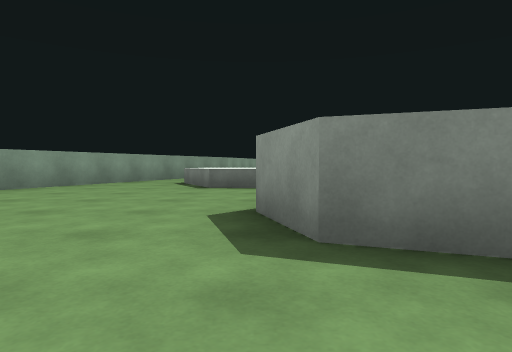
[1] (above)

24 first-person views from a walk through a 3-D level made in the Unity game engine. The camera is 0.4 m above the floor, tilts 2° down and sees 75° across. The floor is counted in squares, 1 m on a side. Each view is taken from the middle of a square. On the plan, view 1 faces up. The plan holds only what a view shows up to about 9 squares ahead; the rest is blank. The place goes on beyond the plan.

[2]
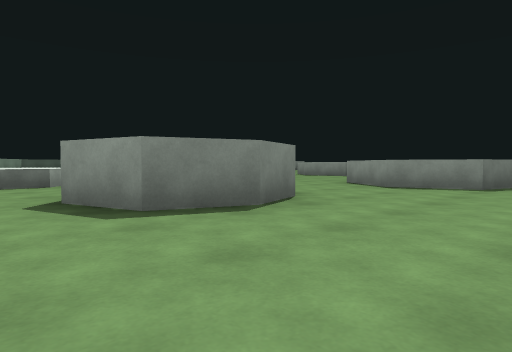

[3]
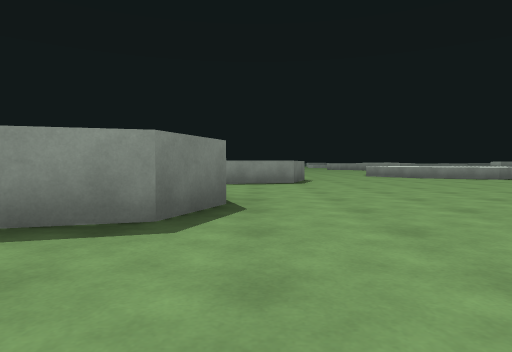

[4]
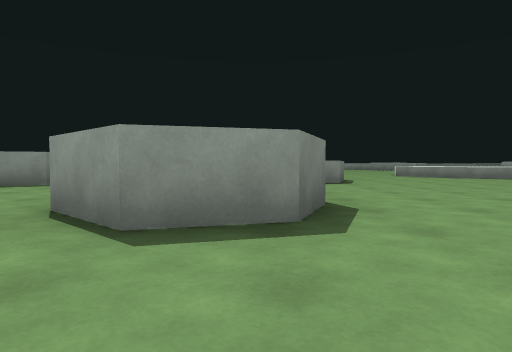

[5]
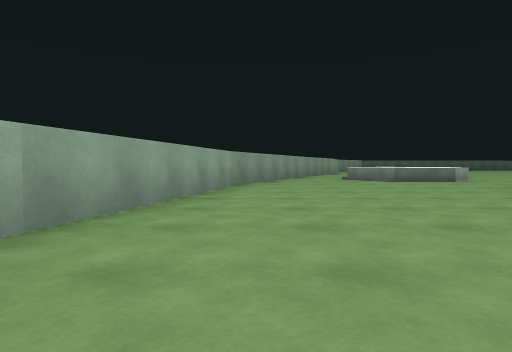

[6]
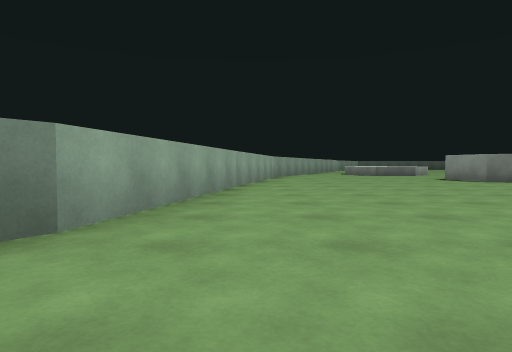

[7]
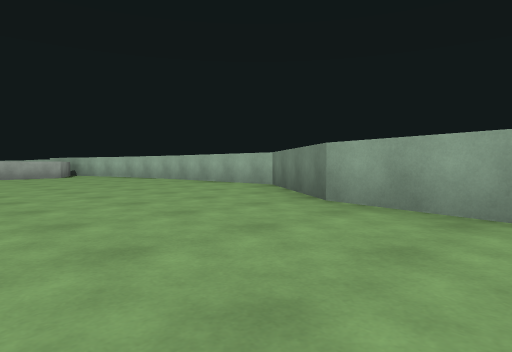

[8]
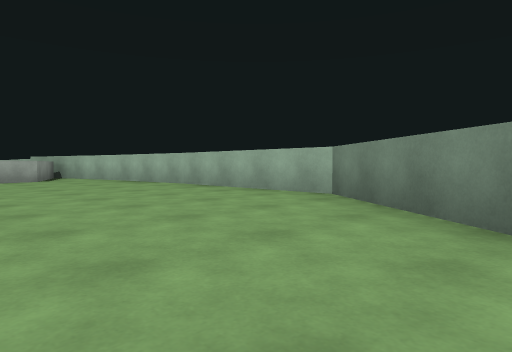

[9]
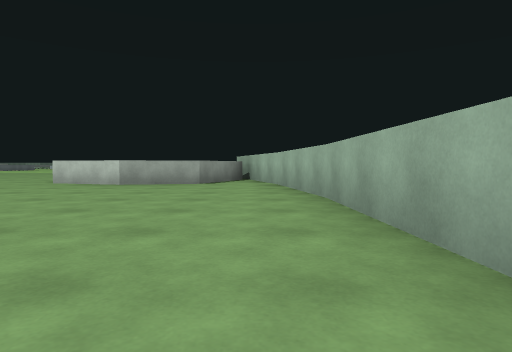

[10]
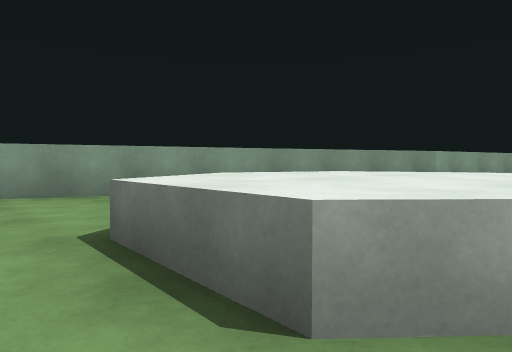

[11]
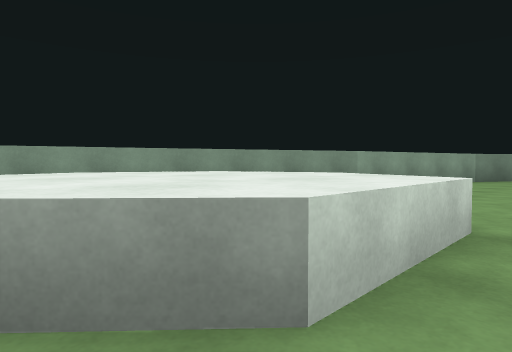

[12]
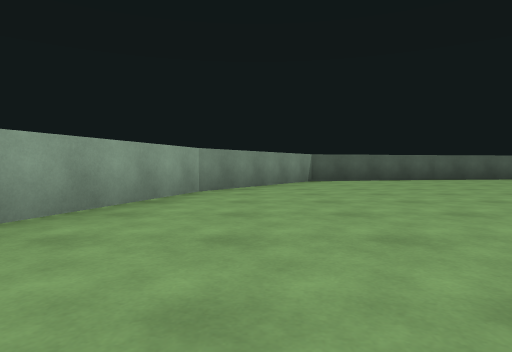

[13]
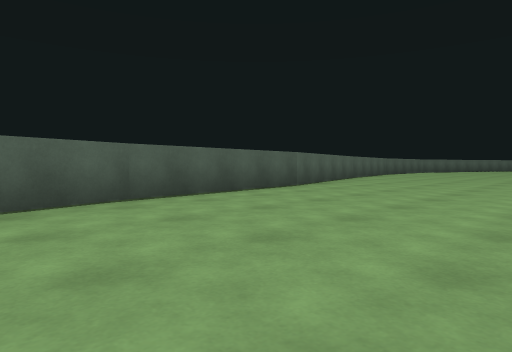

[14]
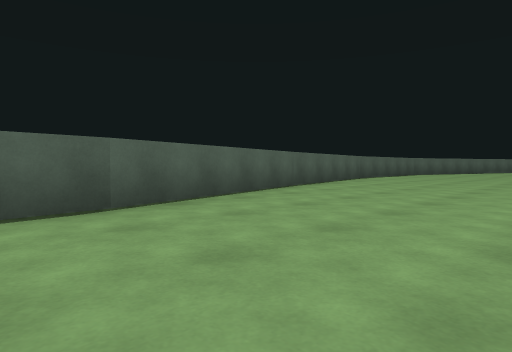

[15]
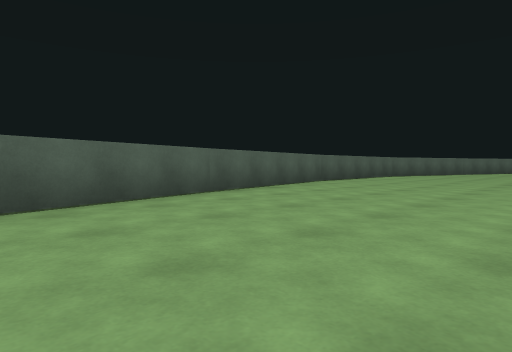

[16]
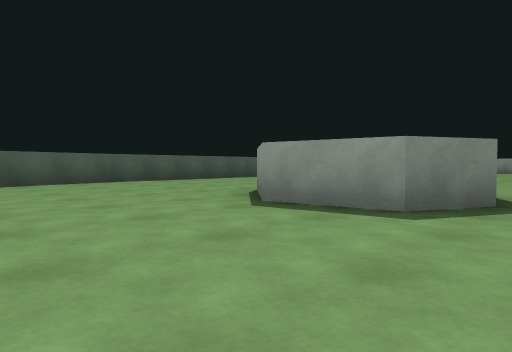

[17]
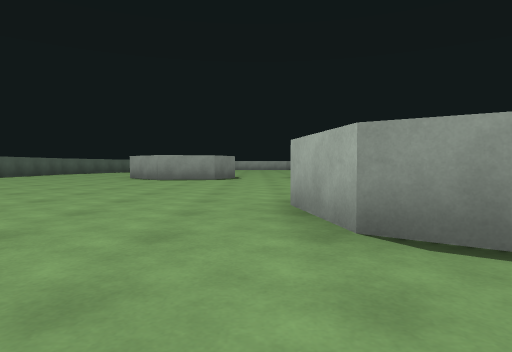

[18]
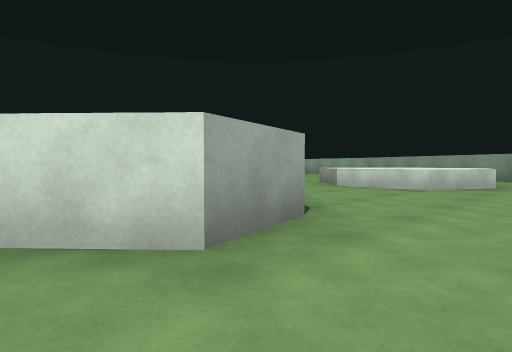

[19]
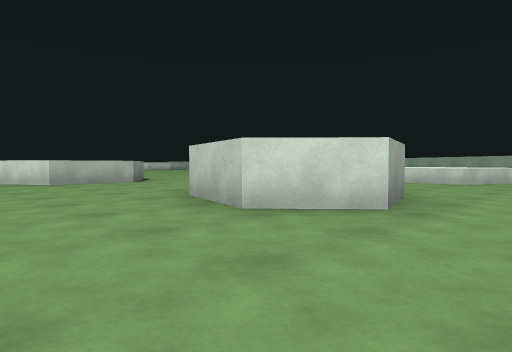

[20]
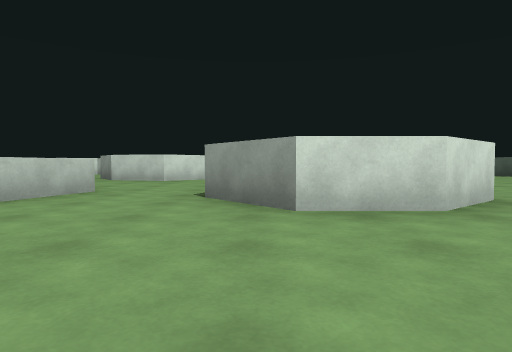

[21]
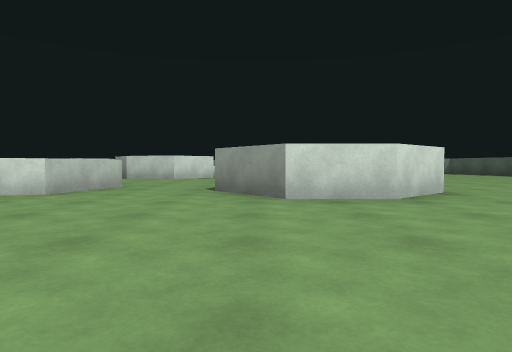

[22]
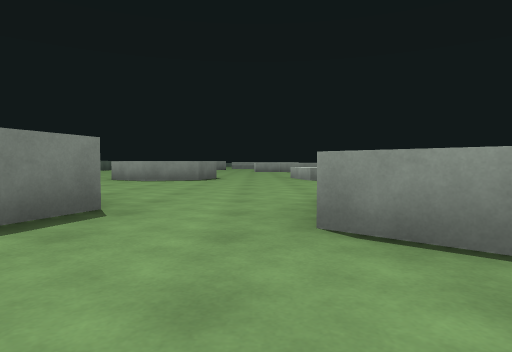

[23]
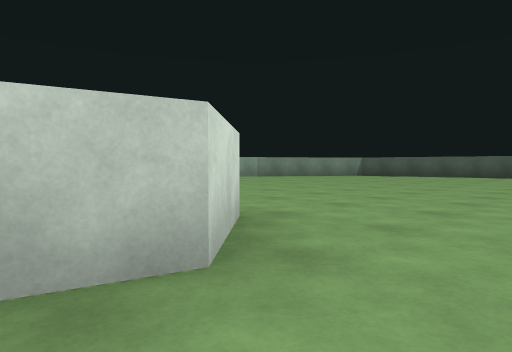

[24]
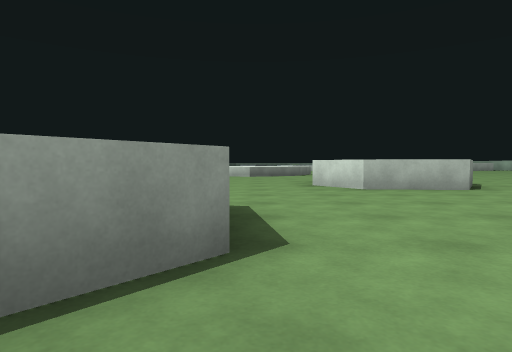

### Floor plan
Key: @ floor where view 1 was taken; # wall or solid block; . floor; ^ raised ledge.
Columns run from 8 left of view 1 to 17 right of it. Each row starts with its distance up from view 1.
 21                       ####
 20                  #####....
 19            #######........
 18          ###..............
 17          #................
 16         ##...............#
 15         #................#
 14        #........ ........#
 13        #..................
 12        #........ .##......
 11       # ......... ###...^^
 10       #  .........##.....^
  9      #..^.................
  8      #.^^^...##...........
  7     #..^^^..###...^^.....^
  6     #..^^^...##..^  ^   ^
  5    ##.......  ....
  4    #.......  .....
  3    #.....#  ......
  2    #.....##..^^^..
  1   ##.........^  ^.
  0   #.....@.....^ ..
 -1   #...............
 -2   #....  .......
 -3   #....    .....
 -4  #....      ....
 -5 ##....        .^
 -6 #.....         ^
 -7 #....
 -8 #....
 -9 #....
-10 #....
-11 #.....
-12 #......
-13 #.^^^^.
-14 ##^

Positions as (right, up) in squares from view 1, and headings:
1: (0, 0), facing up
2: (-1, -1), facing up-right
3: (-2, 1), facing right
4: (-2, 2), facing right
5: (-4, -2), facing up
6: (-5, -6), facing up
7: (-3, -2), facing down-left
8: (-4, -4), facing down-left
9: (-7, -6), facing down
10: (1, 5), facing up-left
11: (2, 6), facing up-left
12: (1, 10), facing up
13: (4, 15), facing up-right
14: (8, 16), facing up-right
15: (10, 16), facing up-right
16: (14, 13), facing up-right
17: (8, 13), facing right
18: (7, 10), facing down-left
19: (9, 10), facing down-left
20: (15, 10), facing left
21: (16, 10), facing left
22: (8, 8), facing right
23: (8, 7), facing up-left
24: (9, 8), facing down
